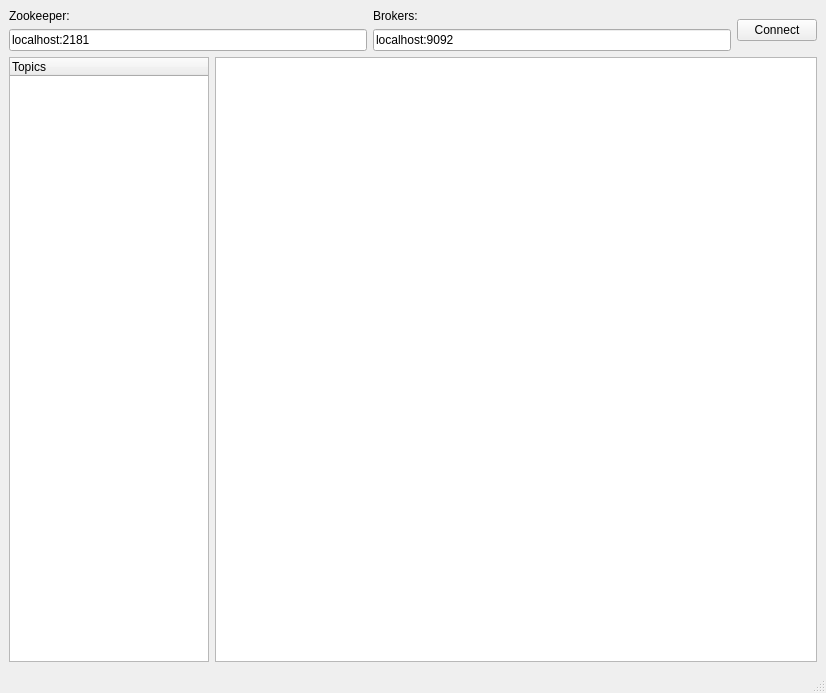
<?xml version="1.0" encoding="UTF-8"?>
<ui version="4.0">
 <class>MainWindow</class>
 <widget class="QMainWindow" name="MainWindow">
  <property name="geometry">
   <rect>
    <x>0</x>
    <y>0</y>
    <width>826</width>
    <height>693</height>
   </rect>
  </property>
  <property name="windowTitle">
   <string>JackDaw-Tool</string>
  </property>
  <widget class="QWidget" name="centralwidget">
   <layout class="QVBoxLayout" name="verticalLayout">
    <item>
     <layout class="QHBoxLayout" name="horizontalLayout">
      <item>
       <layout class="QVBoxLayout" name="verticalLayout_3">
        <item>
         <widget class="QLabel" name="labelZookeeper">
          <property name="text">
           <string>Zookeeper:</string>
          </property>
         </widget>
        </item>
        <item>
         <widget class="QLineEdit" name="lineEditZookeeper">
          <property name="text">
           <string>localhost:2181</string>
          </property>
         </widget>
        </item>
       </layout>
      </item>
      <item>
       <layout class="QVBoxLayout" name="verticalLayout_5">
        <item>
         <widget class="QLabel" name="labelBrokers">
          <property name="text">
           <string>Brokers:</string>
          </property>
         </widget>
        </item>
        <item>
         <widget class="QLineEdit" name="lineEditBrokers">
          <property name="text">
           <string>localhost:9092</string>
          </property>
         </widget>
        </item>
       </layout>
      </item>
      <item>
       <layout class="QVBoxLayout" name="verticalLayout_4">
        <item>
         <widget class="QPushButton" name="buttonConnect">
          <property name="sizePolicy">
           <sizepolicy hsizetype="Maximum" vsizetype="Maximum">
            <horstretch>6</horstretch>
            <verstretch>22</verstretch>
           </sizepolicy>
          </property>
          <property name="text">
           <string>Connect</string>
          </property>
         </widget>
        </item>
       </layout>
      </item>
     </layout>
    </item>
    <item>
     <layout class="QHBoxLayout" name="horizontalLayout_2">
      <item>
       <widget class="QTreeWidget" name="treeWidget">
        <property name="maximumSize">
         <size>
          <width>200</width>
          <height>16777215</height>
         </size>
        </property>
        <column>
         <property name="text">
          <string>Topics</string>
         </property>
        </column>
       </widget>
      </item>
      <item>
       <widget class="QTableView" name="tableView"/>
      </item>
     </layout>
    </item>
   </layout>
  </widget>
  <widget class="QMenuBar" name="menubar">
   <property name="geometry">
    <rect>
     <x>0</x>
     <y>0</y>
     <width>826</width>
     <height>30</height>
    </rect>
   </property>
  </widget>
  <widget class="QStatusBar" name="statusbar"/>
 </widget>
 <resources/>
 <connections/>
</ui>
